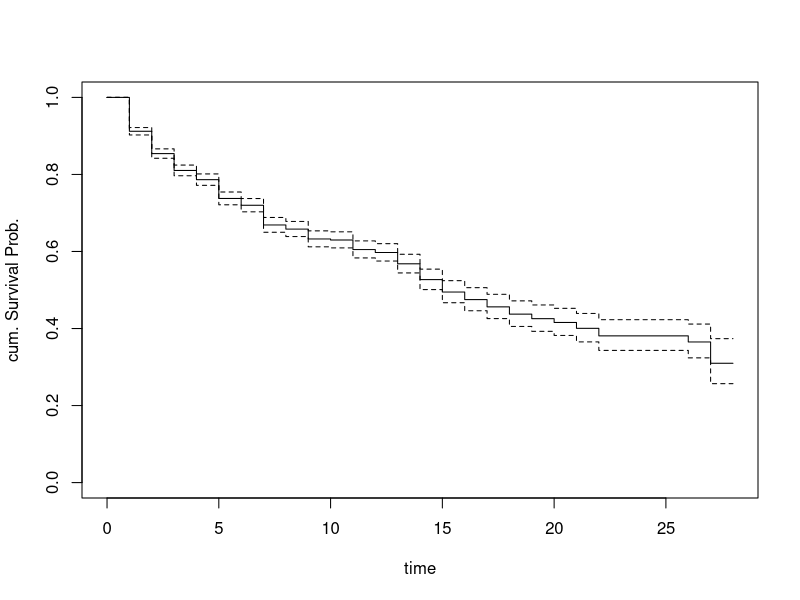
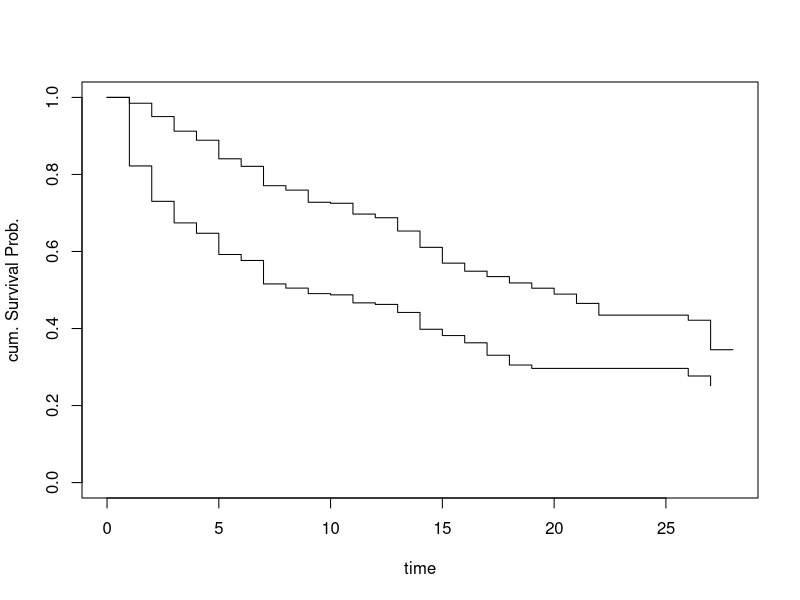

R code for these plots, in order:
library(survival)
mydata <- read.csv("survival_unemployment.csv")
attach(mydata)

# Define variables

time <- spell
event <- event
x<- cbind(logwage,ui,age)
group <-ui

# descriptive statistics
summary(time)
summary(event)
summary(x)
summary(group)

#1. KPM statistics
kmsurvival <- survfit(Surv(time,event)~1)
summary(kmsurvival)
plot(kmsurvival, xlab="time", ylab="cum. Survival Prob.")

#1.1 Grouped KPM
kmsurvgroup <- survfit(Surv(time,event)~group)
summary(kmsurvgroup)
plot(kmsurvgroup, xlab="time", ylab="cum. Survival Prob.")

#2. CPH
cph <- coxph(Surv(time,event)~x)
summary(cph)

